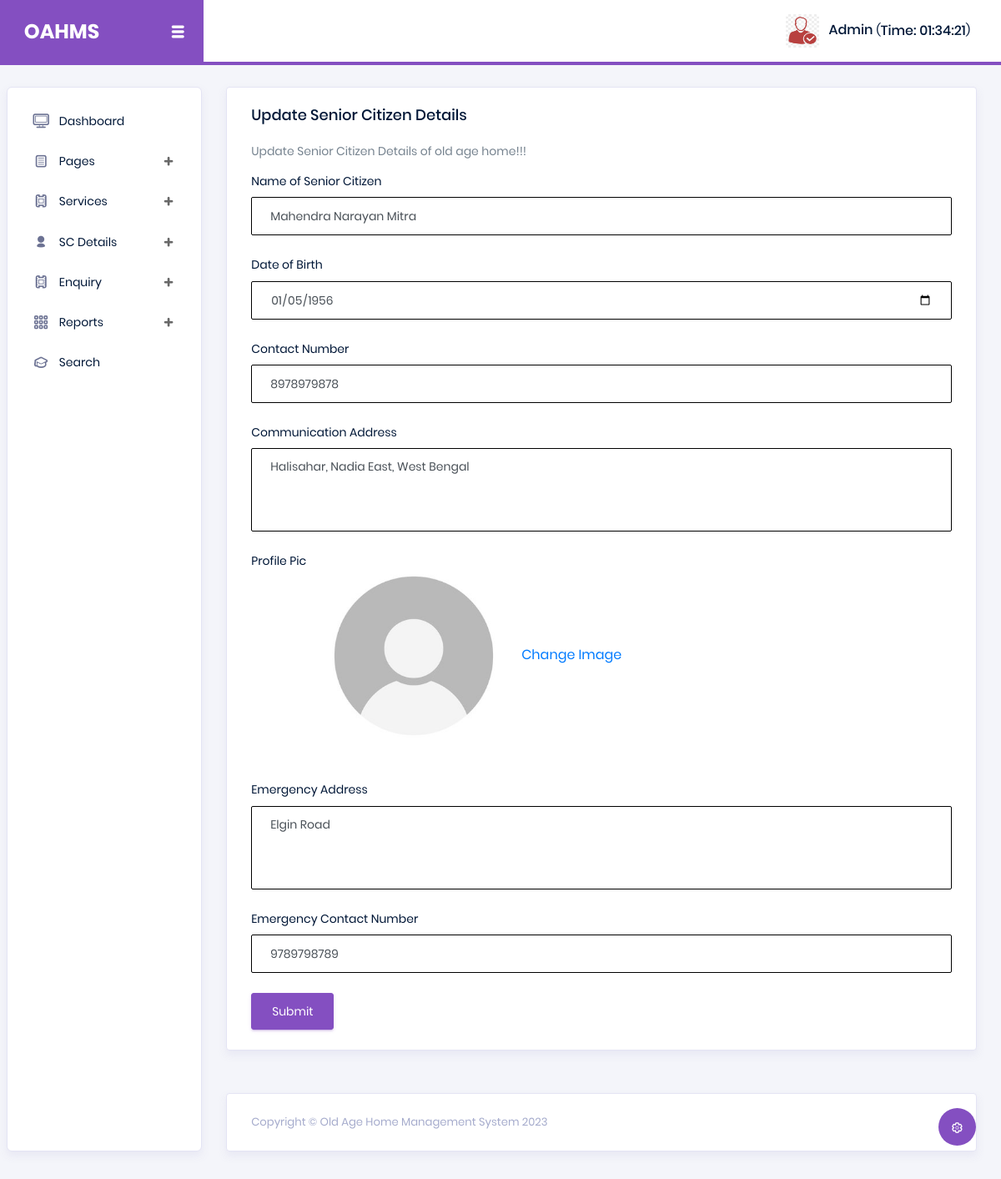
The app's page /admin/edit-scdetails.php?id=1 (signed in) with its own data.
### tables this page shows
CREATE TABLE `tblseniorcitizen` (
  `ID` int(5) NOT NULL,
  `RegistrationNumber` int(10) DEFAULT NULL,
  `Name` varchar(250) DEFAULT NULL,
  `DateofBirth` date DEFAULT NULL,
  `ContactNumber` bigint(10) DEFAULT NULL,
  `CommunicationAddress` mediumtext DEFAULT NULL,
  `ProfilePic` varchar(250) DEFAULT NULL,
  `EmergencyAddress` mediumtext DEFAULT NULL,
  `EmergencyContactnumber` bigint(10) DEFAULT NULL,
  `AddedBy` varchar(100) DEFAULT NULL,
  `RegitrationDate` timestamp NULL DEFAULT current_timestamp()
);

### admin/edit-scdetails.php (the view, shortened to what this page needs)
<?php session_start();
include_once('includes/config.php');
if (strlen($_SESSION['aid']==0)) {
  header('location:logout.php');
  } else{
?>
<!DOCTYPE html>
<html lang="en">
<head>
  <link rel="stylesheet" href="vendors/typicons/typicons.css">
  <link rel="stylesheet" href="vendors/css/vendor.bundle.base.css">
  <link rel="stylesheet" href="vendors/select2/select2.min.css">
  <link rel="stylesheet" href="vendors/select2-bootstrap-theme/select2-bootstrap.min.css">
  <link rel="stylesheet" href="css/vertical-layout-light/style.css">
</head>
<body>
  <div class="container-scroller">
    <nav class="navbar col-lg-12 col-12 p-0 fixed-top d-flex flex-row">
      <div class="navbar-brand-wrapper d-flex justify-content-center">
        <div class="navbar-brand-inner-wrapper d-flex justify-content-between align-items-center w-100">
          <a class="navbar-brand brand-logo" href="index.html"><img src="images/logo.svg" alt="logo"/></a>
          <button class="navbar-toggler navbar-toggler align-self-center" type="button" data-toggle="minimize">
          </button>
        </div>
      </div>
      <?php include_once('includes/header.php');?>
    </nav>
    <div class="container-fluid page-body-wrapper">
    <?php include_once('includes/sidebar.php');?>
      <div class="main-panel">
        <div class="content-wrapper">
          <div class="row">
            <div class="col-md-12 grid-margin stretch-card">
              <div class="card">
                <div class="card-body">
                  <h4 class="card-title">Update Senior Citizen Details</h4>
                  <p class="card-description">
                    Update Senior Citizen Details of old age home!!!
                  </p>
                  <form class="forms-sample" method="post">
                    <?php
                    $id=intval($_GET['id']);
                         $query=mysqli_query($con,"select * from tblseniorcitizen where tblseniorcitizen.ID='$id'");
while($row=mysqli_fetch_array($query))
{
?>
                    <div class="form-group">
                       <label for="exampleInputUsername1">Name of Senior Citizen</label>
                      <input id="namesc" name="namesc" type="text" class="form-control" required="true" value="<?php echo htmlentities($row['Name']);?>">
                    </div>
                  <div class="form-group">
                      <label for="exampleInputEmail1">Date of Birth</label>
                     <input id="dob" name="dob" type="date" class="form-control" required="true" value="<?php echo htmlentities($row['DateofBirth']);?>">
                    </div>
                    <div class="form-group">
                      <label for="exampleInputEmail1">Contact Number</label>
                     <input id="contnum" name="contnum" type="text" pattern="[0-9]+" maxlength="10" class="form-control" required="true" value="<?php echo htmlentities($row['ContactNumber']);?>">
                    </div>
                    <div class="form-group">
                      <label for="exampleInputEmail1">Communication Address</label>
                     <textarea class="form-control" id="commadd" name="commadd" rows="5"><?php echo htmlentities($row['CommunicationAddress']);?></textarea>
                    </div>
                    <div class="form-group">
                      <label for="exampleInputEmail1">Profile Pic</label>
                      <img src="images/<?php echo htmlentities($row['ProfilePic']);?>" width="250">
    <a href="change-image.php?id=<?php echo $row['ID'];?>">Change Image</a>
                    </div>
                    <div class="form-group">
                      <label for="exampleInputEmail1">Emergency Address</label>
                     <textarea class="form-control" id="emeradd" name="emeradd" rows="5"><?php echo htmlentities($row['EmergencyAddress']);?></textarea>
                    </div>
                    <div class="form-group">
                      <label for="exampleInputEmail1">Emergency Contact Number</label>
                     <input id="emercontnum" name="emercontnum" pattern="[0-9]+" maxlength="10" type="text" class="form-control" required="true" value="<?php echo htmlentities($row['EmergencyContactnumber']);?>">
                    </div>
                    <?php } ?>
                    <button type="submit" class="btn btn-primary mr-2" name="submit">Submit</button>
                  </form>
                </div>
              </div>
            </div>
          </div>
        </div>
       <?php include_once('includes/footer.php');?>
      </div>
    </div>
  </div>
</body>
</html>
<?php } ?>

### admin/includes/header.php (shortened to what this page needs)
<nav class="navbar col-lg-12 col-12 p-0 fixed-top d-flex flex-row">
      <div class="navbar-brand-wrapper d-flex justify-content-center">
        <div class="navbar-brand-inner-wrapper d-flex justify-content-between align-items-center w-100">
          <a class="navbar-brand brand-logo" href="dashboard.php"><strong style="color: white;">OAHMS</strong></a>
          <button class="navbar-toggler navbar-toggler align-self-center" type="button" data-toggle="minimize">
            <span class="typcn typcn-th-menu"></span>
          </button>
        </div>
      </div>
      <div class="navbar-menu-wrapper d-flex align-items-center justify-content-end">
        <ul class="navbar-nav mr-lg-2">
          <li class="nav-item nav-profile dropdown">
            <a class="nav-link" href="#" data-toggle="dropdown" id="profileDropdown">
              <img src="images/faces/face5.jpg" alt="profile"/>
              <?php
$adid=$_SESSION['aid'];
$ret=mysqli_query($con,"select AdminName from tbladmin where ID='$adid'");
$row=mysqli_fetch_array($ret);
$name=$row['AdminName'];
?>
              <span class="nav-profile-name"><?php echo $name; ?></span>
            </a>
          </li>
          <li class="nav-item nav-user-status dropdown">
              (<h6 class="mb-0">Time: <?php
  echo $runningTime = date('h:i:s');
?></h6>)
          </li>
        </ul>
      </div>
    </nav>

### records on screen
tblseniorcitizen: namesc "Mahendra Narayan Mitra", dob "01/05/1956", contnum "8978979878", commadd "Halisahar, Nadia East, West Bengal", ProfilePic (picture), emeradd "Elgin Road", emercontnum "9789798789"

### other values on screen
$name "Admin"
